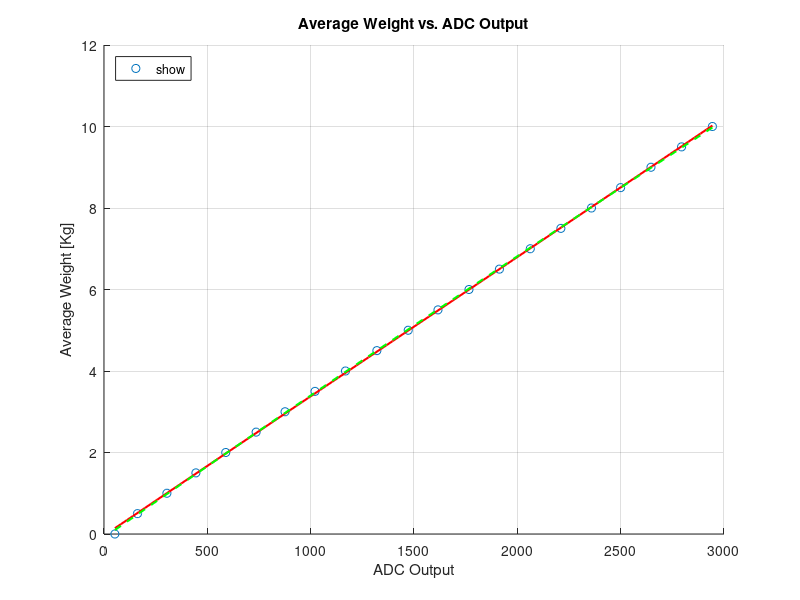

The MATLAB script that drew this image:
% --- Data ---
weight = [0, 0.5, 1, 1.5, 2, 2.5, 3, 3.5, 4, 4.5, 5, 5.5, 6, 6.5, 7, 7.5, 8, 8.5, 9, 9.5, 10];
adc_output = [52.6666667, 162, 304.333333, 444.666667, 589, 736, 876, 1021, 1168.33333, 1320.33333, 1472, 1616, 1766, 1913.33333, 2062.66667, 2210.66667, 2358.66667, 2499.66667, 2646.66667, 2794.66667, 2944];

% --- Find Fits ---
linear_coeffs = polyfit(adc_output, weight, 1);
poly_coeffs = polyfit(adc_output, weight, 2);

% --- Calculate R-squared for BOTH models ---
% 1. Get the predicted y-values from each model
y_predicted_linear = polyval(linear_coeffs, adc_output);
y_predicted_poly = polyval(poly_coeffs, adc_output);

% 2. Calculate the Sum of Squares Total (SST)
sst = sum((weight - mean(weight)).^2);

% 3. Calculate the Sum of Squares Residual (SSE) for each model
sse_linear = sum((weight - y_predicted_linear).^2);
sse_poly = sum((weight - y_predicted_poly).^2);

% 4. Calculate R-squared for each model
r2_linear = 1 - (sse_linear / sst);
r2_poly = 1 - (sse_poly / sst);

% --- Display Equations and R-squared values ---
fprintf('--- Equations and R-squared for Flipped Axes ---\n');
fprintf('Linear Equation:\n');
fprintf('Avg_Weight = (%.6f * ADC_Output) + (%.4f)\n', linear_coeffs(1), linear_coeffs(2));
fprintf('R-squared = %.6f\n\n', r2_linear);

fprintf('Polynomial Equation:\n');
fprintf('Avg_Weight = (%.8f * ADC_Output^2) + (%.6f * ADC_Output) + (%.4f)\n', poly_coeffs(1), poly_coeffs(2), poly_coeffs(3));
fprintf('R-squared = %.6f\n', r2_poly);

% --- Plotting ---
figure; 
hold on;

% Plot original data
plot(adc_output, weight, 'o', 'DisplayName', 'Original Data');

% Create a finer set of x-points for smooth curves
adc_fit = linspace(min(adc_output), max(adc_output), 100);

% Plot the linear fit with its R-squared value in the legend
linear_legend_str = sprintf('Linear Fit (R^2 = %.4f)', r2_linear);
plot(adc_fit, polyval(linear_coeffs, adc_fit), 'r-', 'LineWidth', 1.5, 'DisplayName', linear_legend_str);

% Plot the polynomial fit with its R-squared value in the legend
poly_legend_str = sprintf('Polynomial Fit (R^2 = %.4f)', r2_poly);
plot(adc_fit, polyval(poly_coeffs, adc_fit), 'g--', 'LineWidth', 1.5, 'DisplayName', poly_legend_str);

hold off;

% --- Add labels, title, and legend ---
title('Average Weight vs. ADC Output');
xlabel('ADC Output');
ylabel('Average Weight [Kg]');
grid on;
legend('show', 'Location', 'northwest');